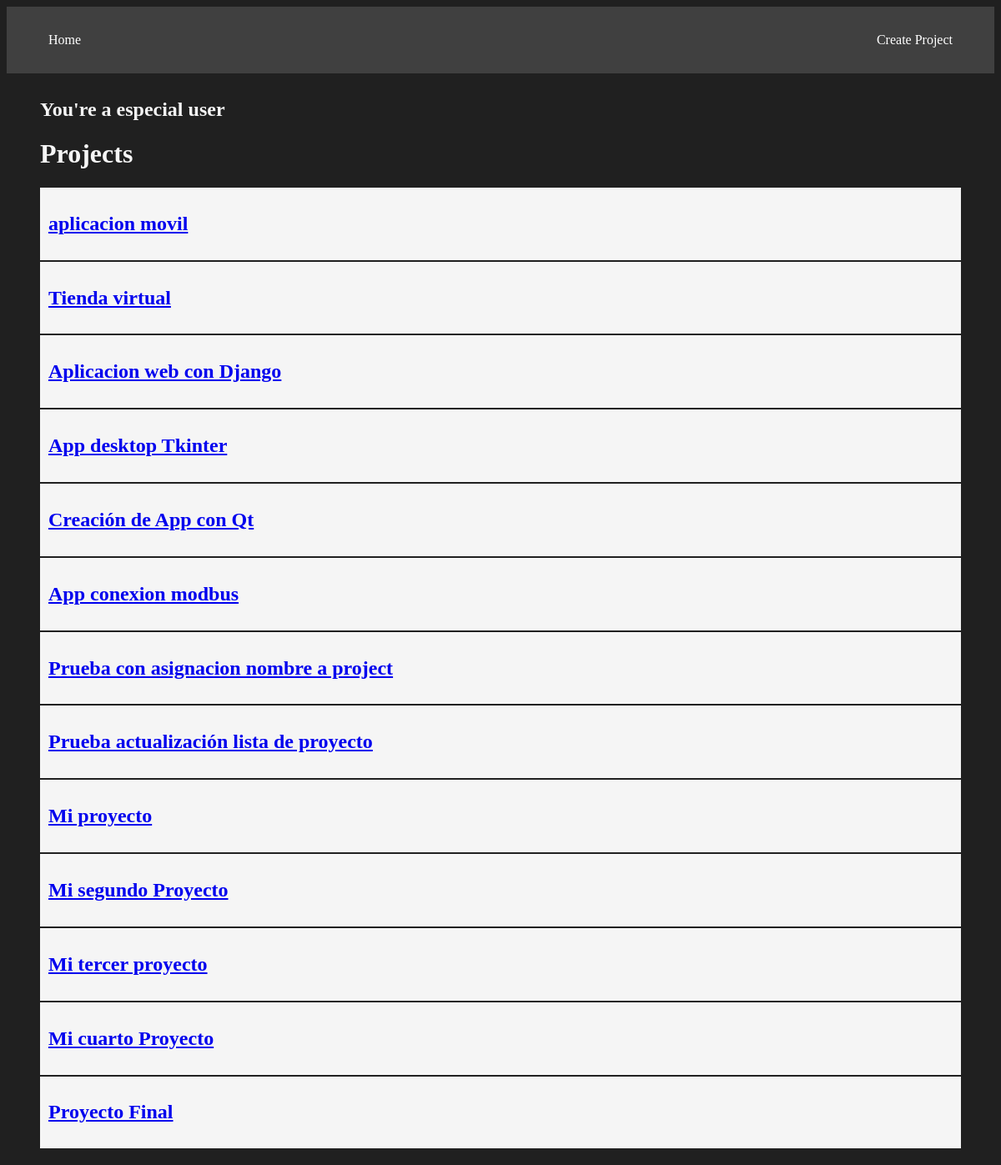
The page /projects/ on the database as committed earlier.
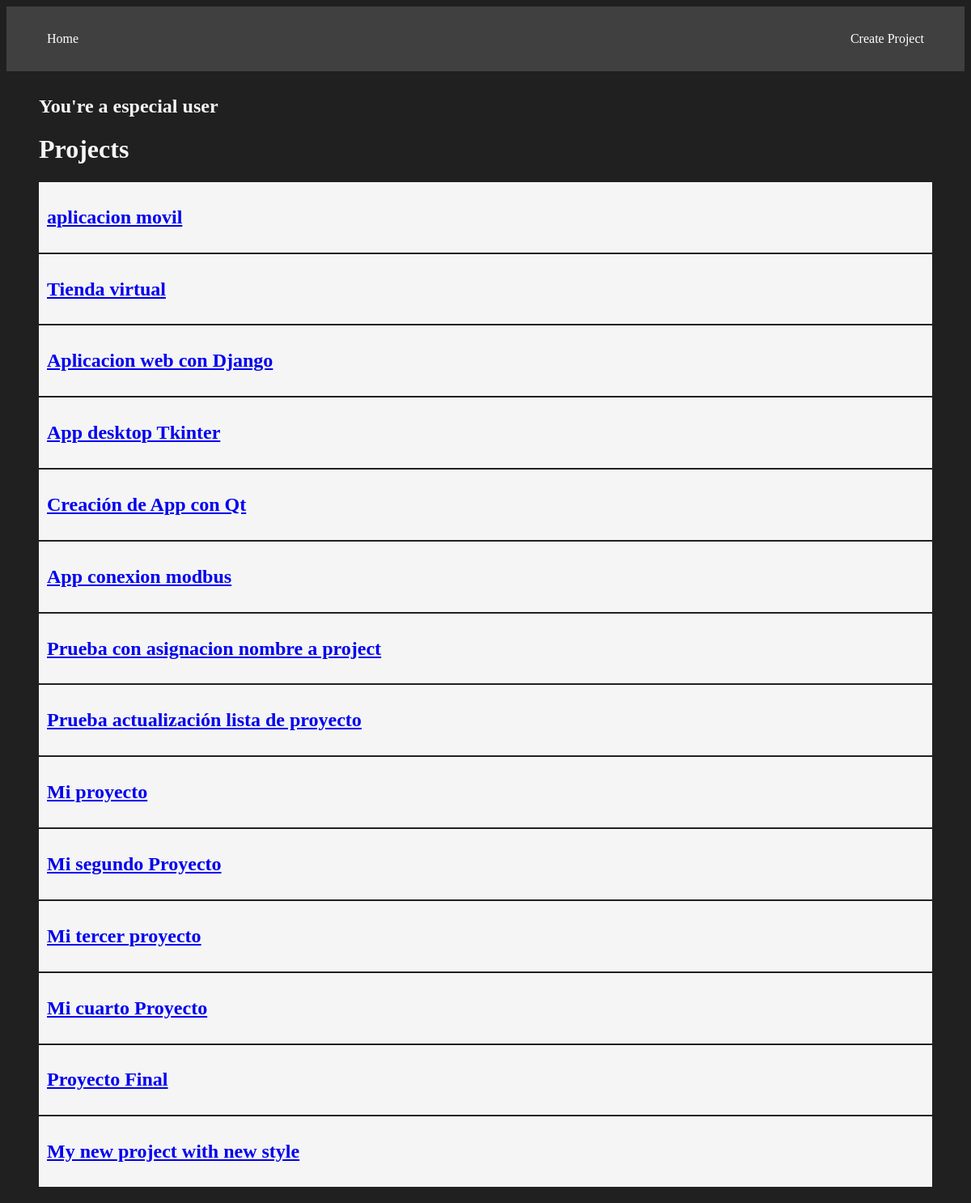
The same page on the database as committed later.
### myApp/models.py (models this page shows, shortened)
class Project(models.Model):
    name = models.CharField(max_length = 200)

### myApp/views.py (the view)
# urls.py: path('projects/', views.projects, name = "projects"),
def projects(request):
    projects = Project.objects.all()
    return render(request, "Projects/projects.html",{
        'projects' : projects
    })

### myApp/templates/Projects/projects.html (shortened to what this page needs)
{% extends 'layouts/base3.html' %}
{% block content %}
    <!DOCTYPE html>
    <html lang="en">
    <head>
    </head>
    <body>
        <h1>Projects</h1>
        {% for project in projects %}
        <article class="card">
            <a href="{% url 'project_detail'  project.id %}"><h2>{{project.name}}</h2></a>
        </article>
        {% endfor%}
    </body>
    </html>
{% endblock %}

Rows that differ between the two databases and show on the page:
added Project: name "My new project with new style"
